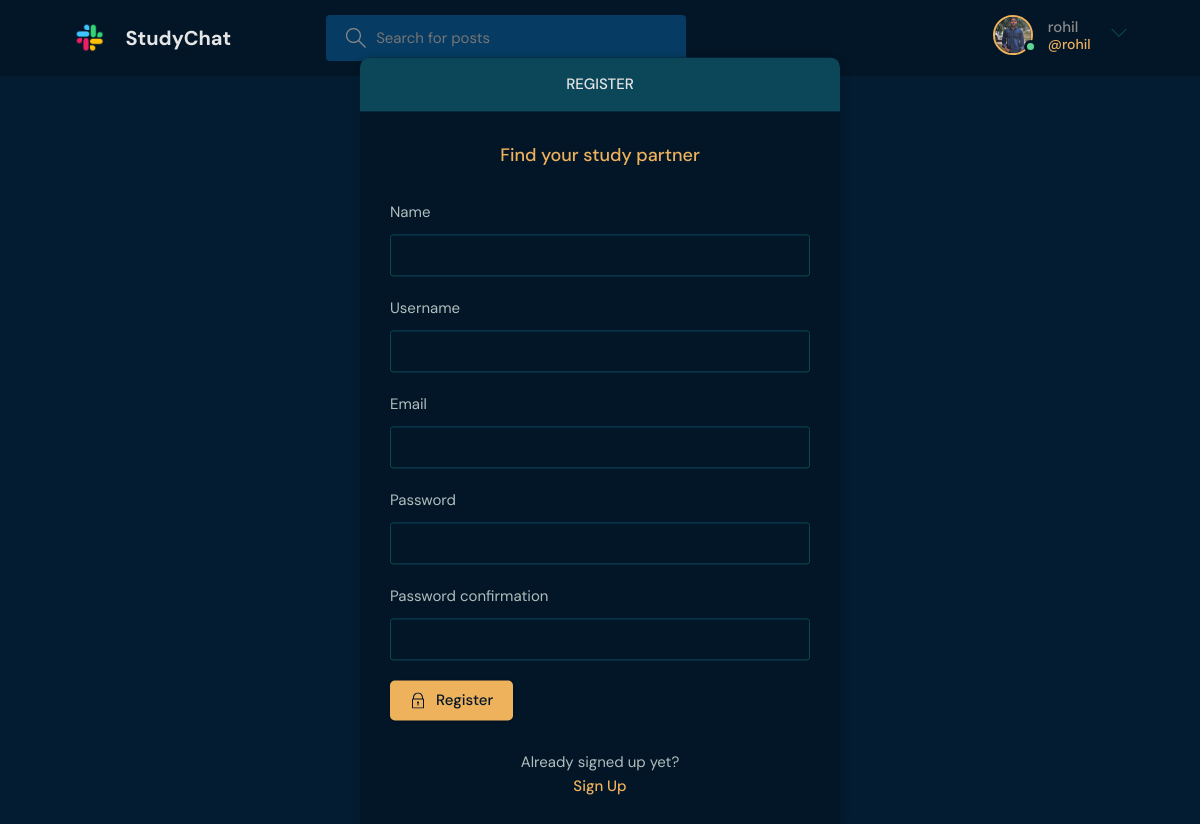
Page /register/ (signed in) on the committed database.
### base/models.py (models this page shows)
class User(AbstractUser):
    name = models.CharField(max_length=200, null=True)
    email = models.EmailField(unique=True, null=True)
    bio = models.TextField(null=True)
    username = models.CharField(max_length=24, unique=True)
    avatar = models.ImageField(null=True, default="avatar.svg")
    USERNAME_FIELD = 'email'
    REQUIRED_FIELDS = ['username']

### base/views.py (the view, shortened to what this page needs)
# urls.py: path('register/', views.registerPage, name="register"),
def registerPage(request):
    form = MyUserCreationForm()
    return render(request, 'base/login_register.html', {'form': form})

### base/forms.py
class MyUserCreationForm(UserCreationForm):
    class Meta:
        model = User
        fields = ['name', 'username', 'email', 'password1', 'password2']

### base/templates/base/login_register.html (shortened to what this page needs)
{% extends 'main.html' %}
{% block content %}
<main class="auth layout">
  {% if page == 'login' %}
  <div class="container">
    <div class="layout__box">
      <div class="layout__boxHeader">
        <div class="layout__boxTitle">
          <h3>Login</h3>
        </div>
      </div>
      <div class="layout__body">
        <h2 class="auth__tagline">Find your study partner</h2>
        <form class="form" action="" method="POST">
          {% csrf_token %}
          <div class="form__group form__group">
            <label for="room_name">Email</label>
            <input id="username" name="email" type="email" placeholder="Enter your Email" />
          </div>
          <div class=" form__group">
            <label for="password">Password</label>
            <input id="password" name="password" type="password"
              placeholder="&bull;&bull;&bull;&bull;&bull;&bull;&bull;&bull;" />
          </div>
          <button class="btn btn--main" type="submit">
            <svg version="1.1" xmlns="http://www.w3.org/2000/svg" width="32" height="32" viewBox="0 0 32 32">
              <title>lock</title>
              <path
                d="M27 12h-1v-2c0-5.514-4.486-10-10-10s-10 4.486-10 10v2h-1c-0.553 0-1 0.447-1 1v18c0 0.553 0.447 1 1 1h22c0.553 0 1-0.447 1-1v-18c0-0.553-0.447-1-1-1zM8 10c0-4.411 3.589-8 8-8s8 3.589 8 8v2h-16v-2zM26 30h-20v-16h20v16z">
              </path>
              <path
                d="M15 21.694v4.306h2v-4.306c0.587-0.348 1-0.961 1-1.694 0-1.105-0.895-2-2-2s-2 0.895-2 2c0 0.732 0.413 1.345 1 1.694z">
              </path>
            </svg>
            Login
          </button>
        </form>
        <div class="auth__action">
          <p>Haven't signed up yet?</p>
          <a href="{% url 'register' %}" class="btn btn--link">Sign Up</a>
        </div>
      </div>
    </div>
  </div>
  {% else %}
  <div class="container">
    <div class="layout__box">
      <div class="layout__boxHeader">
        <div class="layout__boxTitle">
          <h3>Register</h3>
        </div>
      </div>
      <div class="layout__body">
        <h2 class="auth__tagline">Find your study partner</h2>
        <form class="form" action="" method="POST">
          {% for field in form %}
          <div class="form__group form__group">
            <label for="room_name">{{field.label}}</label>
            {{field}}
          </div>
          {% endfor %}
          <button class="btn btn--main" type="submit">
            Register
          </button>
        </form>
        <div class="auth__action">
          <p>Already signed up yet?</p>
          <a href="{% url 'login' %}" class="btn btn--link">Sign Up</a>
        </div>
      </div>
    </div>
  </div>
  {% endif %}
</main>
{% endblock content %}

### templates/navbar.html (shortened to what this page needs)
{% load static %}
<header class="header header--loggedIn">
    <div class="container">
        <a href="{% url 'home' %}" class="header__logo">
            <img src="{% static 'images/logo.png' %}" />
            <h1>StudyChat</h1>
        </a>
        <form class="header__search" method="GET" action="{% url 'home' %}">
            <label>
                <input name="searchq" placeholder="Search for posts" />
            </label>
        </form>
        <nav class="header__menu">
            {% if request.user.is_authenticated %}
            <div class="header__user">
                <a href="{% url 'user-profile' request.user.id %}">
                    <div class="avatar avatar--medium active">
                        <img src="{{request.user.avatar.url}}" />
                    </div>
                    <p>{{request.user.username}} <span>@{{request.user.username}}</span></p>
                </a>
                <button class="dropdown-button">
                    <svg version="1.1" xmlns="http://www.w3.org/2000/svg" width="32" height="32" viewBox="0 0 32 32">
                        <title>chevron-down</title>
                        <path d="M16 21l-13-13h-3l16 16 16-16h-3l-13 13z"></path>
                    </svg>
                </button>
            </div>
            {% else %}
            <a href="{% url 'login' %}">
                <img src="{% static 'images/avatar.svg' %}" />
                <p>Login</p>
            </a>
            {% endif %}
        </nav>
    </div>
</header>

### rows in the picture
User: user.avatar (picture), user.username "rohil"

### other values in the picture
{{ field.label }} "Name" "Username" "Email" "Password" "Password confirmation"
